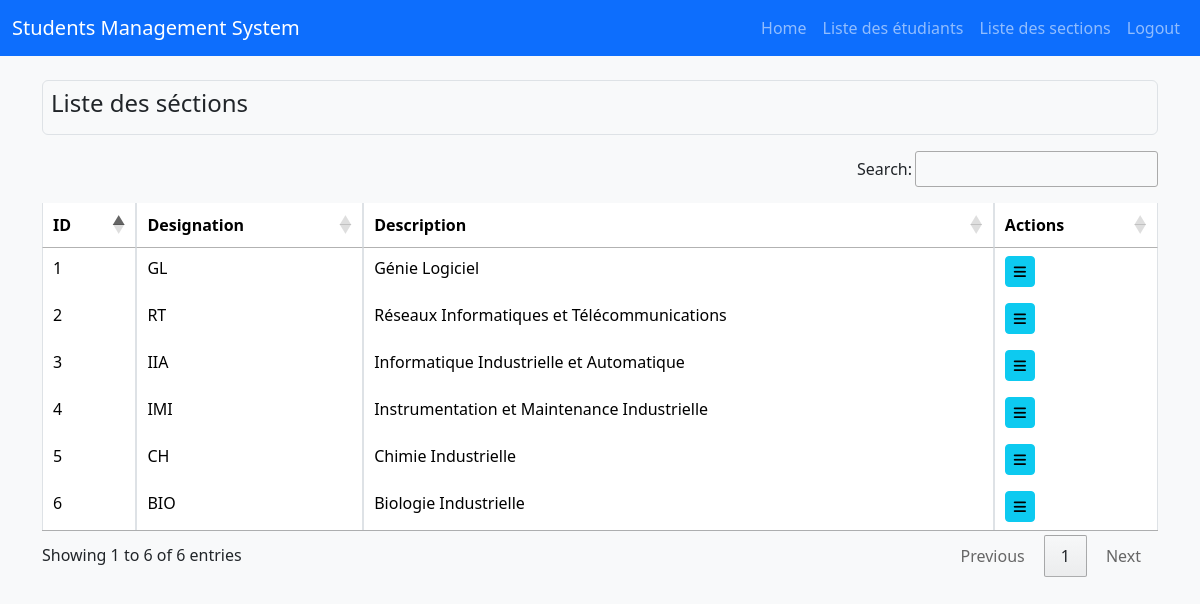
The app's page /views/listeSections.php (signed in) with its own data.
### tables this page shows
CREATE TABLE `sections` (
  `id` int NOT NULL,
  `designation` varchar(100) NOT NULL,
  `description` text
);

### config/db.php (called while the page is built, shortened)
<?php
class ConnexionDB
{
    private static $bdd = null;
    private function __construct()
    {
        $charset = 'utf8mb4';
        $dsn = "mysql:host=" . DB_HOST . ";dbname=" . DB_NAME . ";charset=$charset";
        $options = [
            PDO::ATTR_ERRMODE            => PDO::ERRMODE_EXCEPTION,
            PDO::ATTR_DEFAULT_FETCH_MODE => PDO::FETCH_ASSOC,
        ];
        try {
            self::$bdd = new PDO($dsn, DB_USER, DB_PASS, $options);
        } catch (\PDOException $e) {
            throw new \PDOException($e->getMessage(), (int)$e->getCode());
        }
    }
    public static function getInstance()
    {
        return self::$bdd;
    }
}

### classes/Repository.php (called while the page is built, shortened)
<?php
require_once '../config/db.php';
abstract class Repository implements IRepository {
    protected $db;
    protected $tableName;
    public function __construct($table) {
        $this->db = ConnexionDB::getInstance();
        $this->tableName = $table;
    }
    public function findAll() {
        $query = "SELECT * FROM {$this->tableName}";
        $response = ($this->db->query($query))->fetchAll();
        return $response;
    }
}

### views/listeSections.php (the view, shortened to what this page needs)
<!DOCTYPE html>
<html lang="fr">
<?php
require_once '../config/db.php';
$sectionRepo = new SectionRepository();
$sections = $sectionRepo->findAll();
?>
<head>
    <link href="https://cdn.jsdelivr.net/npm/bootstrap@5.3.2/dist/css/bootstrap.min.css" rel="stylesheet">
    <link rel="stylesheet" href="https://cdn.datatables.net/1.13.4/css/jquery.dataTables.min.css">
    <link rel="stylesheet" href="style.css">
    <link rel="stylesheet" href="https://cdnjs.cloudflare.com/ajax/libs/font-awesome/6.4.2/css/all.min.css">
</head>
<body>
    <nav class="navbar navbar-expand-lg navbar-dark bg-primary">
        <div class="container-fluid">
            <a class="navbar-brand" href="#">Students Management System</a>
            <div class="collapse navbar-collapse" id="navbarNav">
                <ul class="navbar-nav ms-auto">
                    <li class="nav-item"><a class="nav-link" href="home.php">Home</a></li>
                    <li class="nav-item"><a class="nav-link" href="listeEtudiants.php">Liste des étudiants</a></li>
                    <li class="nav-item"><a class="nav-link" href="listeSections.php">Liste des sections</a></li>
                    <li class="nav-item"><a class="nav-link" href="login.php">Logout</a></li>
                </ul>
            </div>
        </div>
    </nav>
    <div class="container mt-4">
        <div class="container p-2 my-3
         border rounded bg-light">
            <h4>Liste des séctions</h4>
        </div>
        <table id="studentsTable" class="table pt-3 table-bordered table-hover">
            <thead>
                <tr>
                    <th>ID</th>
                    <th>Designation</th>
                    <th>Description</th>
                    <th>Actions</th>
                </tr>
            </thead>
            <tbody>
                <?php foreach ($sections as $section) : ?>
                    <tr>
                        <td><?= $section['id'] ?></td>
                        <td><?= $section['designation'] ?></td>
                        <td><?= $section['description'] ?></td>
                        <td>
                            <button class="btn btn-info btn-sm" id="<?php echo $section['id'];?>" onclick="filtrer(<?php echo $section['id'];?>)"><i class="fas fa-bars"></i></button>
                        </td>
                    </tr>
                <?php endforeach; ?>
            </tbody>
        </table>
    </div>
</body>
</html>

### views/style.css (style rules this page uses)
body { background-color: #f8f9fa; }

### records on screen
sections: id "1", designation "GL", description "Génie Logiciel"
sections: id "2", designation "RT", description "Réseaux Informatiques et Télécommunications"
sections: id "3", designation "IIA", description "Informatique Industrielle et Automatique"
sections: id "4", designation "IMI", description "Instrumentation et Maintenance Industrielle"
sections: id "5", designation "CH", description "Chimie Industrielle"
sections: id "6", designation "BIO", description "Biologie Industrielle"
